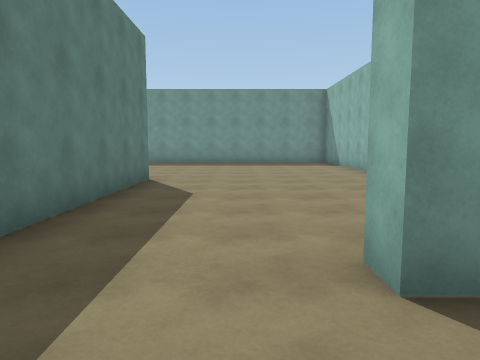
[1] (above)

15 first-person views from a walk through a scene from a Unity 3-D project. The camera is 1.5 m above the floor, tilts 6° down and sees 70° across. The floor is counted in squares, 2 m on a side. Each view is taken from the middle of a square. On the plan, view 1 faces up. The plan holds only what a view shows up to about 11 squares ahead; the rest is blank. The place goes on beyond the plan. The player is left out. Surface patterns are stand-ins for the level's own textures.

[2]
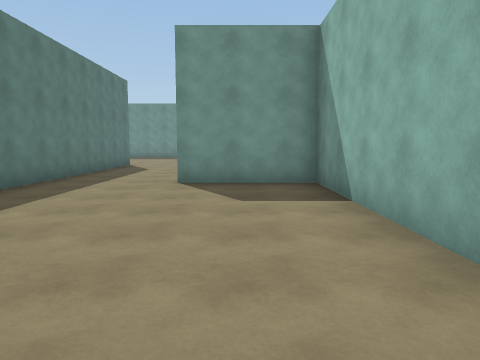

[3]
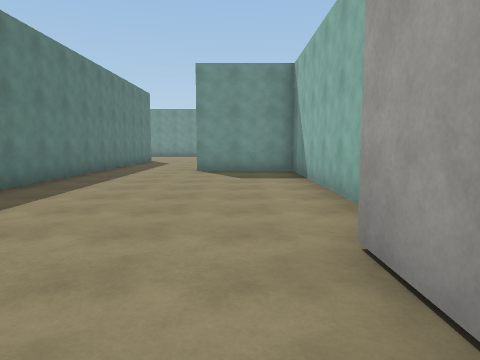

[4]
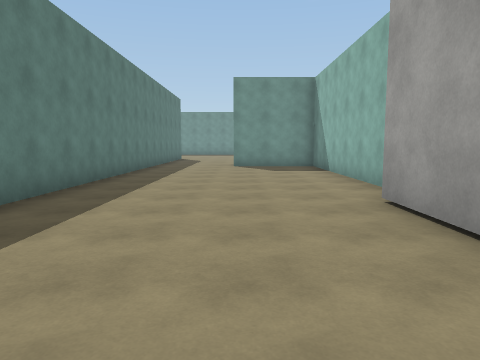

[5]
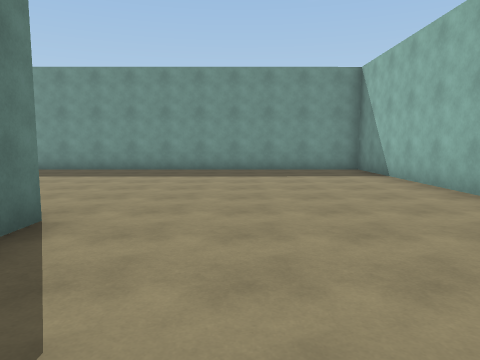

[6]
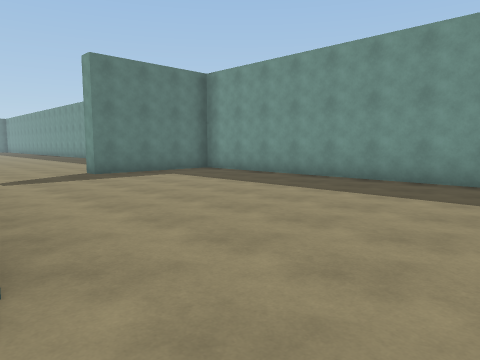

[7]
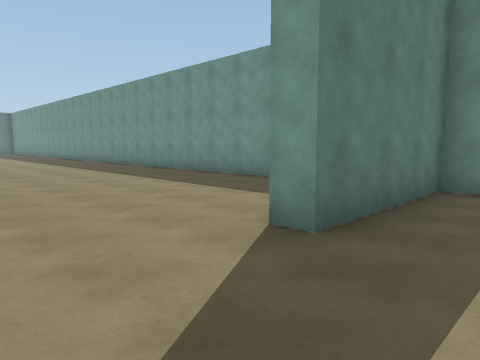

[8]
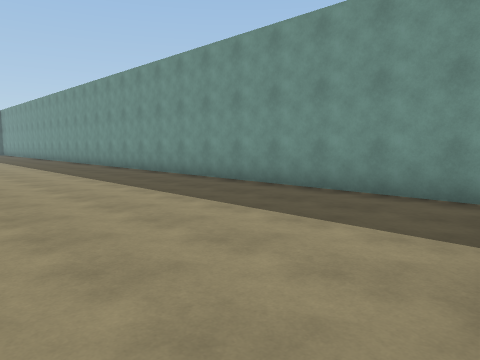

[9]
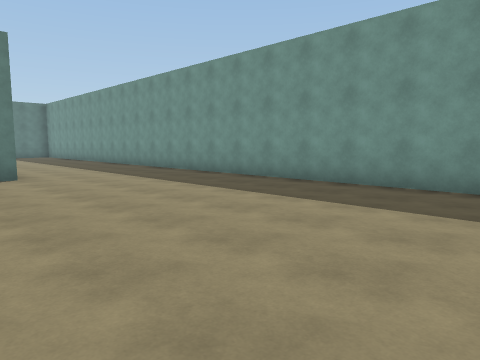

[10]
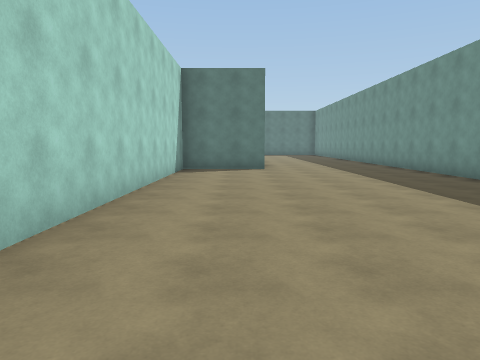

[11]
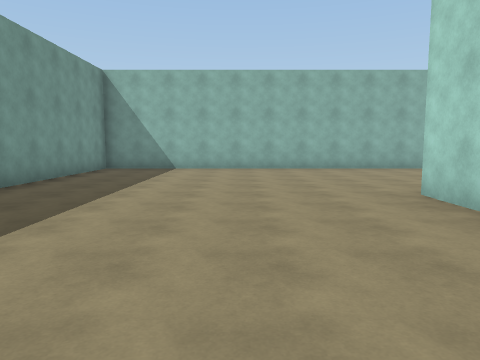

[12]
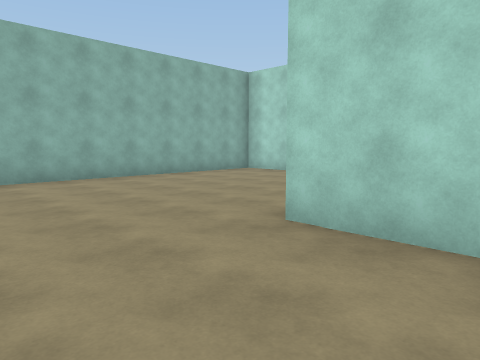

[13]
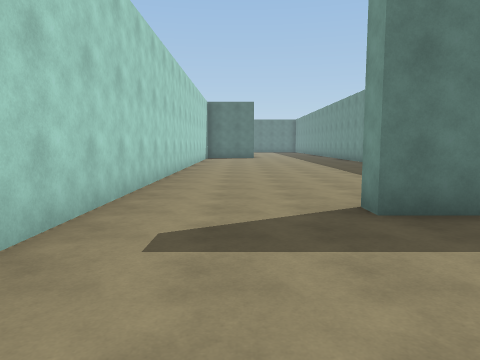

[14]
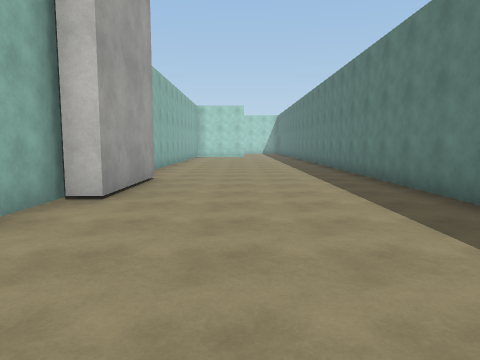

[15]
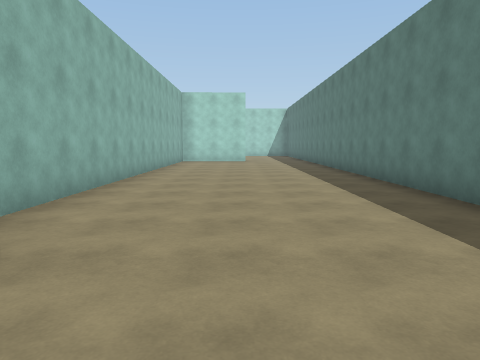

### Floor plan
Points are (right, up) in squares from view 1. A wall is a line through its corners. A room is listed if a view was taken in it or the views show most of it. See-through windows are left out.
Room 1 (views 1, 2, 3, 4, 14, 15)
walls: (2.9, -8.5) (2.9, -5.6) (3.4, -5.6); (3.5, -5.9) (3.5, 1.6) (0.8, 1.6) (0.8, 2.2); (3.5, -17.1) (3.5, -9.5); (-1.9, 2.6) (-1.9, -17.1)
ways out: opening at (-0.5, 2) to room 2
Room 2 (views 5, 6, 7, 8, 9, 10, 11, 12, 13)
walls: (-23.2, 9.8) (-23.2, 7.3) (-7.3, 7.3); (-9.8, 14.1) (-24.7, 14.1); (-3.7, 7.3) (-1.9, 7.3) (-1.9, 2.6); (2, 2.1) (3.5, 2.1) (3.5, 14.1) (-8.6, 14.1) (-8.6, 10.5) (-9.1, 10.5)
ways out: opening at (-0.5, 2) to room 1

Positions as (right, up) in squares from view 1, and headings:
1: (0, 0), facing up
2: (2, -5), facing up
3: (2, -8), facing up
4: (1, -10), facing up
5: (0, 4), facing up
6: (0, 7), facing up-left
7: (-7, 8), facing up-left
8: (-9, 9), facing up-left
9: (-15, 8), facing up-left
10: (-13, 9), facing left
11: (-7, 10), facing right
12: (-4, 10), facing down-right
13: (-5, 9), facing left
14: (1, -1), facing down
15: (1, -6), facing down
